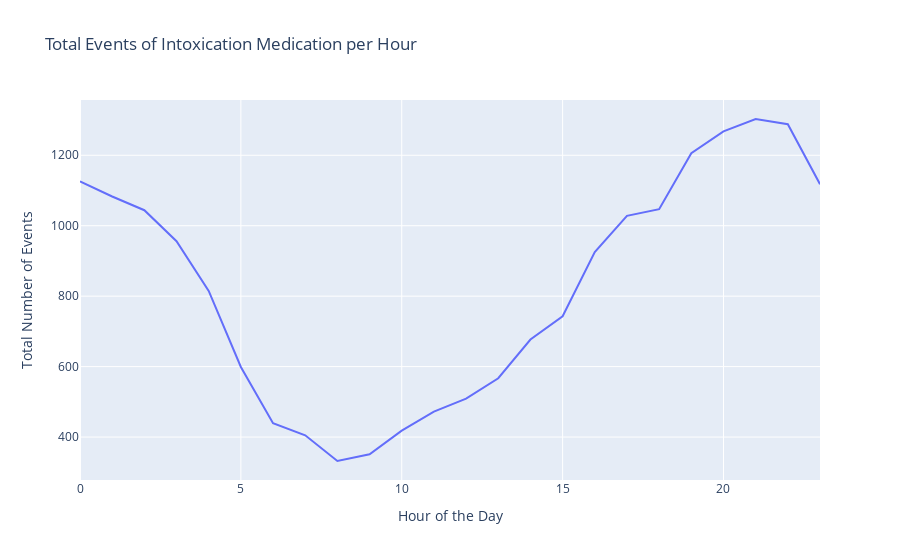

Notebook code for this chart:
### Code cell
import pandas as pd
import plotly.express as px

# Assuming you have a DataFrame called interventions_dataset with columns t0_Hour and eventtype_trip

# Filter the dataset for event_type_P022 - Intoxication medication
#intoxication_events = interventions_dataset[interventions_dataset['eventtype_trip'] == 'P022 - Intoxication medication']
#intoxication_events = interventions_dataset[interventions_dataset['eventtype_trip'] == 'P010 - Respiratory problems']
#intoxication_events = interventions_dataset[interventions_dataset['eventtype_trip'] == 'P031 - Psychiatric problem']
#intoxication_events = interventions_dataset[interventions_dataset['eventtype_trip'] == 'P020 - Intoxication alcohol']
#intoxication_events = interventions_dataset[interventions_dataset['eventtype_trip'] == 'P067 - Social problem']
#intoxication_events = interventions_dataset[interventions_dataset['eventtype_trip'] == 'P013 - Non-traumatic back pain']
intoxication_events = interventions_dataset[interventions_dataset['eventtype_trip'] == 'P002 - Agression - fight - rape']

# Group by t0_Hour and count the number of events for each hour
hourly_counts = intoxication_events.groupby('t0_Hour').size().reset_index(name='event_count')

# Plot the total events per t0_Hour using Plotly Express
fig = px.line(hourly_counts, x='t0_Hour', y='event_count', title='Total Events of Intoxication Medication per Hour')
fig.update_xaxes(title='Hour of the Day')
fig.update_yaxes(title='Total Number of Events')
fig.show()

### Figure 1 — Plotly figure (JSON) as saved in the notebook; plotly's stock layout.template omitted (floating-point values rounded to 4 significant figures)
{"data": [{"hovertemplate": "t0_Hour=%{x}<br>event_count=%{y}<extra></extra>", "legendgroup": "", "line": {"color": "#636efa", "dash": "solid"}, "marker": {"symbol": "circle"}, "mode": "lines", "name": "", "orientation": "v", "showlegend": false, "type": "scatter", "x": [0, 1, 2, 3, 4, 5, 6, 7, 8, 9, 10, 11, 12, 13, 14, 15, 16, 17, 18, 19, 20, 21, 22, 23], "xaxis": "x", "y": [1126, 1083, 1044, 956, 815, 599, 439, 405, 332, 351, 418, 472, 509, 567, 677, 743, 925, 1028, 1047, 1206, 1268, 1303, 1288, 1118], "yaxis": "y"}], "layout": {"legend": {"tracegroupgap": 0}, "title": {"text": "Total Events of Intoxication Medication per Hour"}, "xaxis": {"anchor": "y", "domain": [0, 1], "title": {"text": "Hour of the Day"}}, "yaxis": {"anchor": "x", "domain": [0, 1], "title": {"text": "Total Number of Events"}}}}
